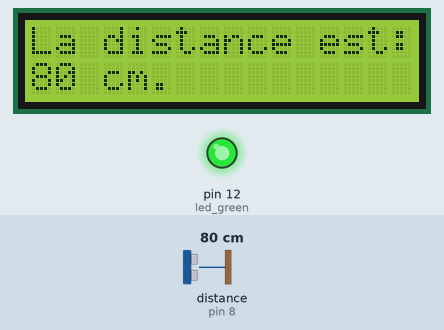
Recording of a sketch running on a simulated Arduino Uno, built with avr-gcc and run on an emulated ATmega328P. Parts: 16×2 character LCD, output pins drawn as LEDs (lit = HIGH). Dashed ring = blinking. The inputs (shaded band) are chosen by the test bench; at power-on: distance to the obstacle (sensor on pin 8) 80 cm. The echo pulse lasts 58.3 µs per cm.

Above: at 1.2 s.
1.3 s: distance to the obstacle (sensor on pin 8) set to 2 cm
4.8 s: distance to the obstacle (sensor on pin 8) set to 4 cm
At 5.08 s:
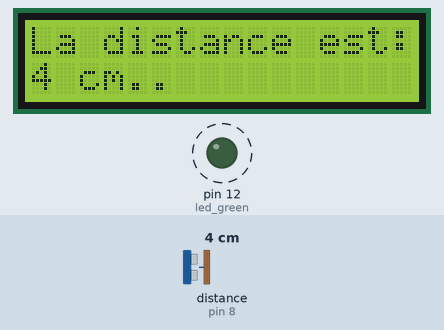
8.3 s: distance to the obstacle (sensor on pin 8) set to 9 cm
At 8.49 s:
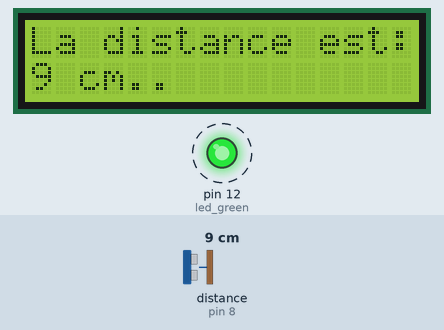
Timing chart, 0 to 17.8 s (numbered marks = the images above; inputs shaded):
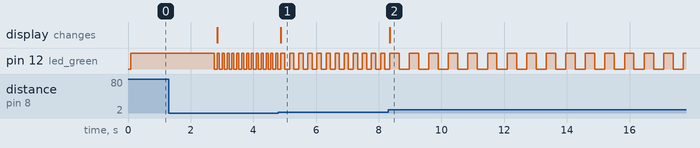

Measured:
- after the input at 4.8 s, pin 12 (led_green): alternates HIGH for 0.13 s and LOW for 0.16 s, starting after 0.20 s; the display: changes after 0.07 s (image 1)
- after the input at 8.3 s, pin 12 (led_green): alternates HIGH for 0.30 s and LOW for 0.32 s, starting after 0.35 s; the display: changes after 0.05 s (image 2)
- by itself, pin 12 (led_green): alternates HIGH for 0.07 s and LOW for 0.09 s

The sketch:

HCSR04_Clignotement_controll_.ino
```cpp
#include <HCSR04.h>
#include <Wire.h>
#include <LiquidCrystal_I2C.h>

#define led_green 12

LiquidCrystal_I2C lcd(0x27,16,2);  // set the LCD address to 0x27 for a 16 chars and 2 line display
HCSR04 hc(7,8);//initialisation class HCSR04 (trig pin , echo pin)

void setup()
{
  lcd.init();                      // initialize the lcd
  lcd.backlight();
 pinMode(led_green , OUTPUT);
 }

void loop()
{
 int distance =  hc.dist();
 lcd.backlight();
 lcd.setCursor(0,0);
 lcd.print("La distance est:");
 lcd.setCursor(0,1);
 lcd.print(distance);
 lcd.print(" cm.");

 int delay_value = map(distance, 0 , 30 , 0 , 1000);
 digitalWrite(led_green,HIGH);
 delay(delay_value);
distance =  hc.dist();
 delay_value = map(distance, 0 , 30 , 0 , 1000);
 digitalWrite(led_green,LOW);
 delay(delay_value);

}
```
